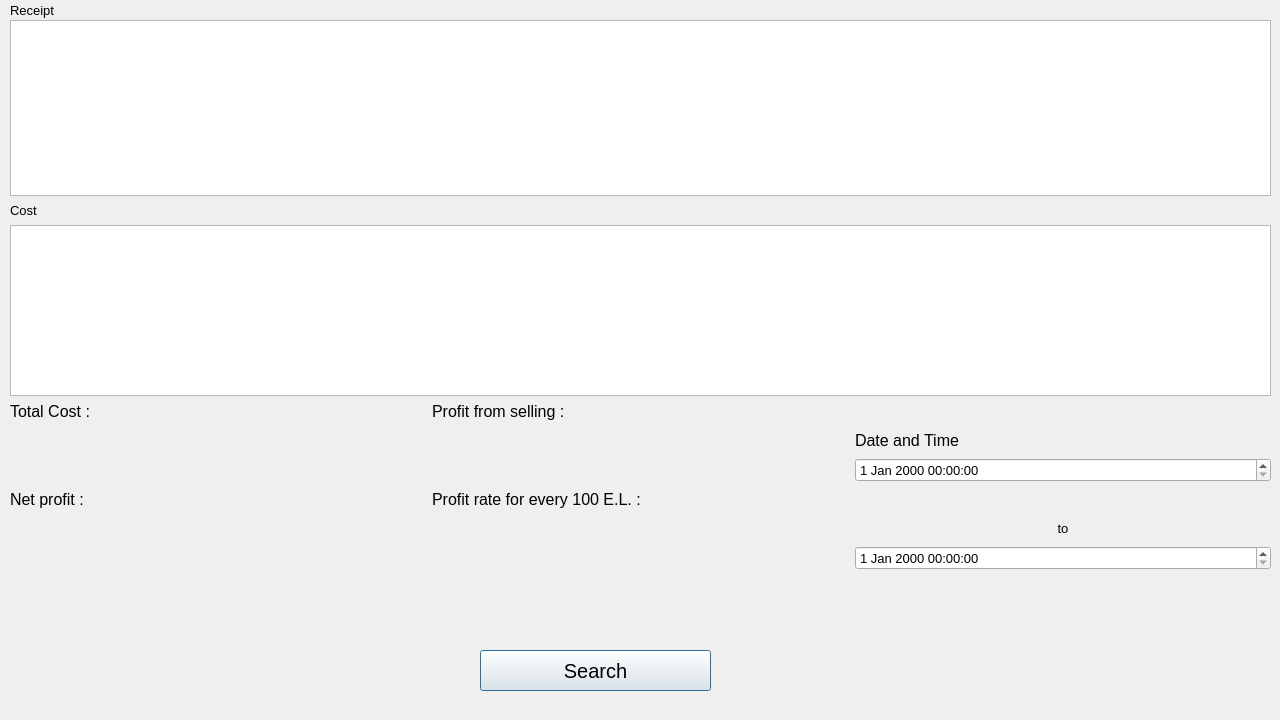
<?xml version="1.0" encoding="UTF-8"?>
<ui version="4.0">
 <class>Dialog</class>
 <widget class="QDialog" name="Dialog">
  <property name="geometry">
   <rect>
    <x>0</x>
    <y>0</y>
    <width>1280</width>
    <height>720</height>
   </rect>
  </property>
  <property name="font">
   <font>
    <pointsize>10</pointsize>
   </font>
  </property>
  <property name="windowTitle">
   <string>Add or Edit Phone Data</string>
  </property>
  <widget class="QListWidget" name="listWidget">
   <property name="geometry">
    <rect>
     <x>10</x>
     <y>20</y>
     <width>1261</width>
     <height>176</height>
    </rect>
   </property>
  </widget>
  <widget class="QWidget" name="layoutWidget">
   <property name="geometry">
    <rect>
     <x>10</x>
     <y>400</y>
     <width>1261</width>
     <height>199</height>
    </rect>
   </property>
   <layout class="QGridLayout" name="gridLayout">
    <item row="1" column="0">
     <widget class="QLabel" name="label_2">
      <property name="font">
       <font>
        <pointsize>12</pointsize>
       </font>
      </property>
      <property name="text">
       <string>Total Cost :</string>
      </property>
     </widget>
    </item>
    <item row="5" column="1">
     <widget class="QLabel" name="label_7">
      <property name="font">
       <font>
        <pointsize>12</pointsize>
       </font>
      </property>
      <property name="text">
       <string>Profit rate for every 100 E.L. :</string>
      </property>
     </widget>
    </item>
    <item row="1" column="1">
     <widget class="QLabel" name="label_3">
      <property name="font">
       <font>
        <pointsize>12</pointsize>
       </font>
      </property>
      <property name="text">
       <string>Profit from selling :</string>
      </property>
     </widget>
    </item>
    <item row="2" column="2">
     <widget class="QLabel" name="label_11">
      <property name="font">
       <font>
        <pointsize>12</pointsize>
       </font>
      </property>
      <property name="text">
       <string>Date and Time</string>
      </property>
     </widget>
    </item>
    <item row="3" column="2">
     <widget class="QDateTimeEdit" name="dateTimeEdit">
      <property name="font">
       <font>
        <pointsize>10</pointsize>
       </font>
      </property>
     </widget>
    </item>
    <item row="2" column="0" rowspan="2">
     <widget class="QLabel" name="label_Total_Cost">
      <property name="font">
       <font>
        <pointsize>12</pointsize>
       </font>
      </property>
      <property name="text">
       <string> </string>
      </property>
     </widget>
    </item>
    <item row="2" column="1" rowspan="2">
     <widget class="QLabel" name="label_Pro_Selling">
      <property name="font">
       <font>
        <pointsize>12</pointsize>
       </font>
      </property>
      <property name="text">
       <string> </string>
      </property>
     </widget>
    </item>
    <item row="5" column="0">
     <widget class="QLabel" name="label_5">
      <property name="font">
       <font>
        <pointsize>12</pointsize>
       </font>
      </property>
      <property name="text">
       <string>Net profit :</string>
      </property>
     </widget>
    </item>
    <item row="6" column="2">
     <widget class="QLabel" name="label_13">
      <property name="text">
       <string>to</string>
      </property>
      <property name="alignment">
       <set>Qt::AlignCenter</set>
      </property>
     </widget>
    </item>
    <item row="6" column="1" rowspan="3">
     <widget class="QLabel" name="label_Pro_Rat">
      <property name="font">
       <font>
        <pointsize>12</pointsize>
       </font>
      </property>
      <property name="text">
       <string> </string>
      </property>
     </widget>
    </item>
    <item row="6" column="0" rowspan="3">
     <widget class="QLabel" name="label_Net_Pro">
      <property name="font">
       <font>
        <pointsize>12</pointsize>
       </font>
      </property>
      <property name="text">
       <string> </string>
      </property>
     </widget>
    </item>
    <item row="7" column="2">
     <widget class="QDateTimeEdit" name="dateTimeEdit_2">
      <property name="font">
       <font>
        <pointsize>10</pointsize>
       </font>
      </property>
     </widget>
    </item>
   </layout>
  </widget>
  <widget class="QListWidget" name="listWidget_2">
   <property name="geometry">
    <rect>
     <x>10</x>
     <y>225</y>
     <width>1261</width>
     <height>171</height>
    </rect>
   </property>
  </widget>
  <widget class="QLabel" name="label_14">
   <property name="geometry">
    <rect>
     <x>10</x>
     <y>200</y>
     <width>61</width>
     <height>21</height>
    </rect>
   </property>
   <property name="text">
    <string>Cost</string>
   </property>
  </widget>
  <widget class="QLabel" name="label">
   <property name="geometry">
    <rect>
     <x>10</x>
     <y>0</y>
     <width>71</width>
     <height>21</height>
    </rect>
   </property>
   <property name="text">
    <string>Receipt</string>
   </property>
  </widget>
  <widget class="QPushButton" name="pushButton_Search">
   <property name="geometry">
    <rect>
     <x>480</x>
     <y>650</y>
     <width>231</width>
     <height>41</height>
    </rect>
   </property>
   <property name="font">
    <font>
     <pointsize>15</pointsize>
    </font>
   </property>
   <property name="text">
    <string>Search</string>
   </property>
  </widget>
 </widget>
 <resources/>
 <connections/>
</ui>
